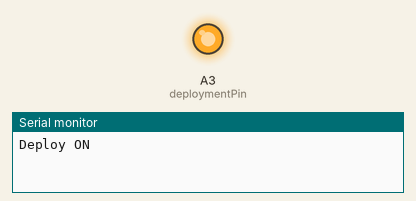
Recording of a sketch running on a simulated Arduino Uno, built with avr-gcc and run on an emulated ATmega328P. Shown: output pins drawn as LEDs (lit = HIGH), the last lines printed to the serial monitor.

Above: at 2.5 s.
At 7.5 s:
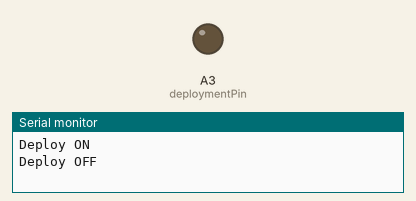
Timing chart, 0 to 13.0 s (numbered marks = the images above):
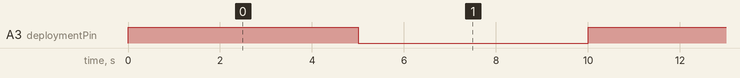

The sketch:

Deploy-Resistor.ino
```cpp
// this program gives the feedback of the status of the string that deploys the antenna.

int deploymentPin = A3;   // select the input pin for the potentiometer


void setup() {
  // declare the ledPin as an OUTPUT:
  //pinMode(ledPin, OUTPUT);
  Serial.begin(9600);
}

void loop() {
  // read the value from the sensor:
  analogWrite(deploymentPin, 1023);
  Serial.println("Deploy ON");
  delay(5000);
  analogWrite(deploymentPin,0);
  Serial.println("Deploy OFF");
  delay(5000);

}
```

Measured:
- by itself, A3 (deploymentPin): alternates HIGH for 5.0 s and LOW for 5.0 s
